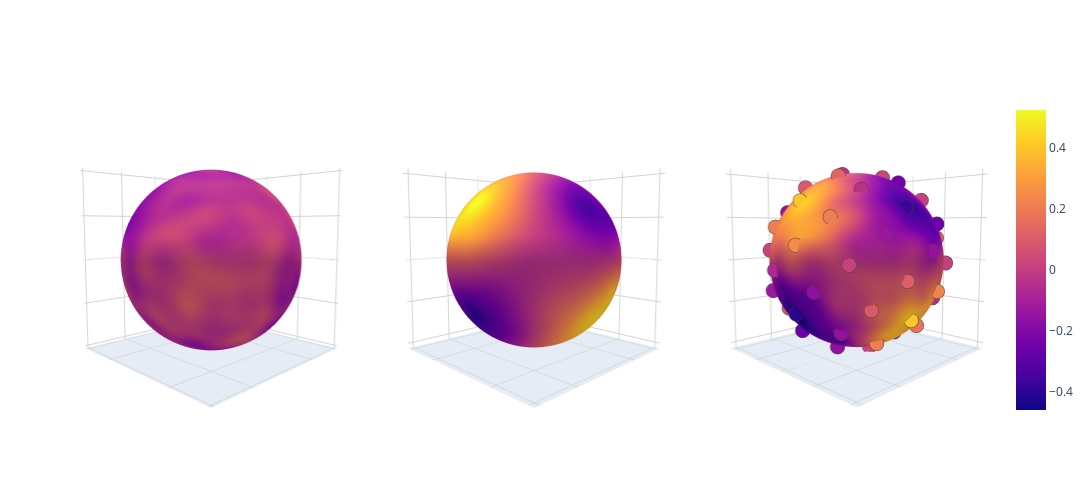

Notebook source saved alongside this figure:
### Code cell
fig = plot_scalar_valued_gp(x.view(100, 100, 3), Phi_w_x, z, u, posterior_sample, update=update, width=400)
fig.write_image('./report_plots/posterior_sample.svg', scale=4, width=400 * 3, height=500)
fig

### Figure 1 — Plotly figure (JSON) as saved in the notebook; plotly's stock layout.template omitted (floating-point values rounded to 4 significant figures; data arrays with more than 128 entries replaced by an {"elided": "..."} marker saying what was removed)
{"data": [{"coloraxis": "coloraxis", "scene": "scene", "surfacecolor": {"elided": "100x100 float values"}, "type": "surface", "x": {"elided": "100x100 float values"}, "y": {"elided": "100x100 float values"}, "z": {"elided": "100x100 float values"}}, {"coloraxis": "coloraxis", "scene": "scene2", "surfacecolor": {"elided": "100x100 float values"}, "type": "surface", "x": {"elided": "100x100 float values"}, "y": {"elided": "100x100 float values"}, "z": {"elided": "100x100 float values"}}, {"coloraxis": "coloraxis", "scene": "scene3", "surfacecolor": {"elided": "100x100 float values"}, "type": "surface", "x": {"elided": "100x100 float values"}, "y": {"elided": "100x100 float values"}, "z": {"elided": "100x100 float values"}}, {"marker": {"color": [-0.04477, 0.02704, 0.1313, -0.1266, -0.2364, 0.09534, 0.3092, -0.03874, -0.3745, 0.007305, 0.4015, 0.117, -0.3706, -0.1578, 0.3536, 0.21, -0.3031, -0.2498, 0.2086, 0.2386, -0.1342, -0.2402, 0.1096, 0.2471, -0.05704, -0.156, 0.02074, 0.07577, 0.01529, -0.00953, 0.009028, -0.07266, -0.05183, 0.1083, 0.1011, -0.14, -0.1675, 0.1707, 0.2265, -0.1261, -0.3263, 0.0974, 0.3757, -0.05938, -0.4076, -0.05029, 0.4062, 0.08465, -0.4103, -0.1644, 0.3283, 0.1707, -0.2595, -0.2011, 0.2099, 0.2139, -0.09208, -0.1614, 0.05033, 0.02367], "coloraxis": "coloraxis", "colorscale": [[0, "#0d0887"], [0.1111, "#46039f"], [0.2222, "#7201a8"], [0.3333, "#9c179e"], [0.4444, "#bd3786"], [0.5556, "#d8576b"], [0.6667, "#ed7953"], [0.7778, "#fb9f3a"], [0.8889, "#fdca26"], [1, "#f0f921"]], "line": {"colorscale": [[0, "black"], [1, "black"]], "width": 2}, "opacity": 1, "size": 5}, "mode": "markers", "scene": "scene3", "type": "scatter3d", "x": [0.0672, -0.2856, 0.3914, -0.2482, -0.1045, 0.4745, -0.6303, 0.4454, 0.0147, -0.5143, 0.7734, -0.627, 0.1274, 0.472, -0.8479, 0.7838, -0.2947, -0.3714, 0.8613, -0.9056, 0.4677, 0.2297, -0.8195, 0.9847, -0.6302, -0.06248, 0.7293, -1.016, 0.7685, -0.1151, -0.5996, 0.9983, -0.8713, 0.2879, 0.4418, -0.9328, 0.9298, -0.4413, -0.2688, 0.8244, -0.9381, 0.5613, 0.09564, -0.6813, 0.8928, -0.6346, 0.06107, 0.5144, -0.7928, 0.6474, -0.182, -0.3378, 0.6373, -0.5822, 0.2411, 0.1689, -0.4174, 0.3967, -0.179, -0.02673], "y": [-0.1728, 0.1409, 0.1139, -0.4086, 0.5271, -0.3484, -0.06847, 0.5068, -0.7112, 0.5386, -0.0518, -0.5016, 0.8186, -0.7092, 0.2092, 0.4279, -0.8619, 0.8496, -0.3816, -0.3047, 0.8469, -0.9508, 0.5512, 0.1483, -0.7799, 1.007, -0.7031, 0.02596, 0.6687, -1.013, 0.8249, -0.203, -0.5235, 0.9713, -0.9065, 0.3679, 0.3563, -0.8835, 0.9405, -0.5063, -0.1813, 0.7566, -0.9223, 0.6046, 0.0141, -0.6, 0.8497, -0.6494, 0.1274, 0.4263, -0.7221, 0.626, -0.2214, -0.2511, 0.537, -0.5101, 0.2332, 0.0938, -0.2634, 0.1835], "z": [1.003, 0.969, 0.935, 0.901, 0.867, 0.833, 0.799, 0.765, 0.731, 0.697, 0.663, 0.629, 0.595, 0.561, 0.527, 0.493, 0.459, 0.425, 0.391, 0.357, 0.323, 0.289, 0.255, 0.221, 0.187, 0.153, 0.119, 0.085, 0.051, 0.017, -0.017, -0.051, -0.085, -0.119, -0.153, -0.187, -0.221, -0.255, -0.289, -0.323, -0.357, -0.391, -0.425, -0.459, -0.493, -0.527, -0.561, -0.595, -0.629, -0.663, -0.697, -0.731, -0.765, -0.799, -0.833, -0.867, -0.901, -0.935, -0.969, -1.003]}], "layout": {"coloraxis": {"colorscale": [[0, "#0d0887"], [0.1111, "#46039f"], [0.2222, "#7201a8"], [0.3333, "#9c179e"], [0.4444, "#bd3786"], [0.5556, "#d8576b"], [0.6667, "#ed7953"], [0.7778, "#fb9f3a"], [0.8889, "#fdca26"], [1, "#f0f921"]]}, "height": 500, "scene": {"camera": {"eye": {"x": 1.5, "y": 1.5, "z": 0.2}}, "domain": {"x": [0, 0.2889], "y": [0, 1]}, "xaxis": {"gridcolor": "lightgrey", "range": [-1.03, 1.03], "showbackground": false, "showticklabels": false, "title": {"text": ""}}, "yaxis": {"gridcolor": "lightgrey", "range": [-1.03, 1.03], "showbackground": false, "showticklabels": false, "title": {"text": ""}}, "zaxis": {"gridcolor": "lightgrey", "range": [-1.03, 1.03], "showbackground": true, "showticklabels": false, "title": {"text": ""}}}, "scene2": {"camera": {"eye": {"x": 1.5, "y": 1.5, "z": 0.2}}, "domain": {"x": [0.3556, 0.6444], "y": [0, 1]}, "xaxis": {"gridcolor": "lightgrey", "showbackground": false, "showticklabels": false, "title": {"text": ""}}, "yaxis": {"gridcolor": "lightgrey", "showbackground": false, "showticklabels": false, "title": {"text": ""}}, "zaxis": {"gridcolor": "lightgrey", "showbackground": true, "showticklabels": false, "title": {"text": ""}}}, "scene3": {"camera": {"eye": {"x": 1.5, "y": 1.5, "z": 0.2}}, "domain": {"x": [0.7111, 1], "y": [0, 1]}, "xaxis": {"gridcolor": "lightgrey", "showbackground": false, "showticklabels": false, "title": {"text": ""}}, "yaxis": {"gridcolor": "lightgrey", "showbackground": false, "showticklabels": false, "title": {"text": ""}}, "zaxis": {"gridcolor": "lightgrey", "showbackground": true, "showticklabels": false, "title": {"text": ""}}}, "width": 1200}}
